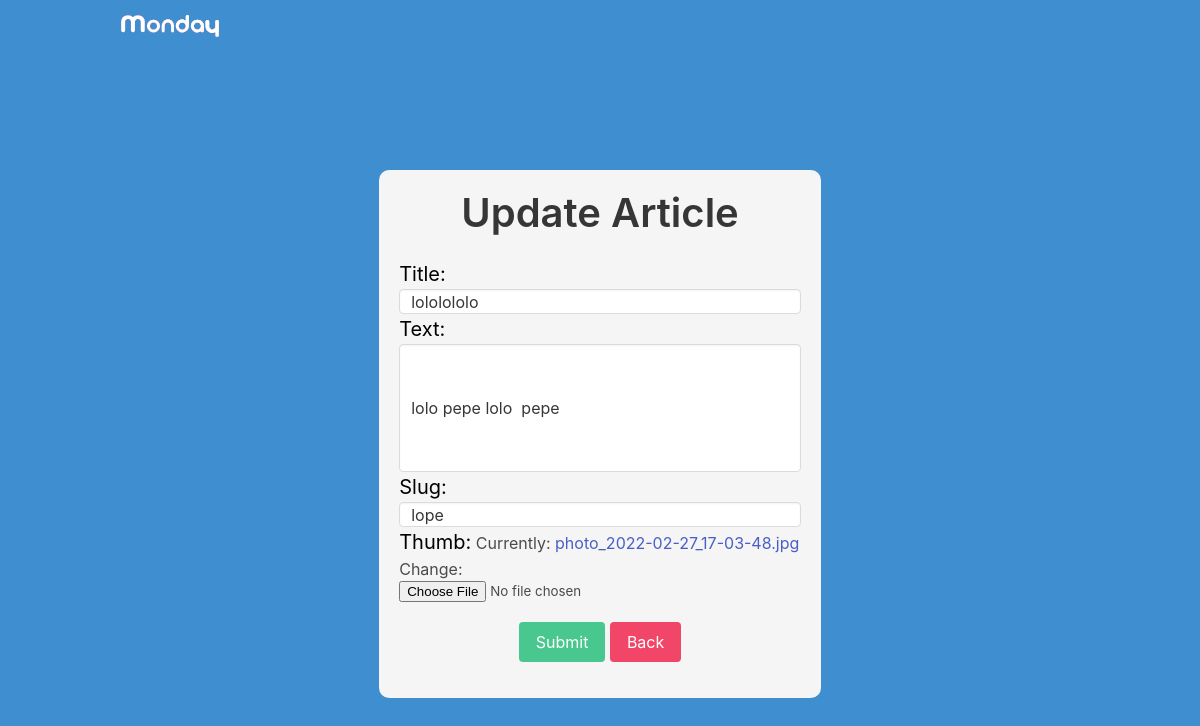
The app's page /lope/edit with its own data.
### post/models.py (models this page shows, shortened)
class Article(models.Model):
    title = models.CharField(max_length=255)
    text = models.TextField()
    slug = models.SlugField(unique=True)
    date = models.DateField(auto_now=True)
    thumb = models.ImageField(blank=True)
    author = models.ForeignKey(User, default=None, on_delete=models.CASCADE)
    likes = models.ManyToManyField(User, related_name='article_likes')
    dislikes = models.ManyToManyField(User, related_name='article_dislikes')

### post/views.py (the view)
# urls.py: path('<slug>/edit', article_edit, name='article_edit'),
def article_edit(request, slug):
    article = Article.objects.get(slug=slug)
    form = ArticleForm(request.POST or None, instance=article)
    if form.is_valid():
        return redirect('article_detail', slug=request.POST.get('slug'))
    return render(request, 'article_edit.html', {"form": form, 'article': article})

### post/forms.py
class ArticleForm(forms.ModelForm):
    title = forms.CharField(widget=forms.TextInput(attrs={'class': 'input'}))
    text = forms.CharField(widget=forms.TextInput(attrs={'class': 'textarea', 'size': '40'}))
    slug = forms.CharField(widget=forms.TextInput(attrs={'class': 'input'}))
    class Meta:
        model = models.Article
        fields = ['title', 'text', 'slug', 'thumb']

### templates/article_edit.html (shortened to what this page needs)
{% extends 'base.html' %}
{% block content %}
   <form class="site-form has-background-light" method="post" enctype="multipart/form-data">
       <h2 class="title is-size-2 has-text-centered">Update Article</h2>
       {{ form }}
       <div class="has-text-centered my-4">
           <button class="button is-success" type="submit">Submit</button>
           <a href="{% url 'article_edit' article.slug %}" class="button is-danger ">
               Back
           </a>
       </div>
   </form>
{% endblock %}

### static/style.css (style rules this page uses)
.site-form { padding: 20px; display: block; margin: 70px auto auto; width: 40%; border-radius: 10px; }
.site-form label { color: black; font-size: 20px; }
.site-form input { width: 100%; height: 25px; }

### records on screen
Article: title "lololololo", text "lolo pepe lolo pepe", slug "lope"
